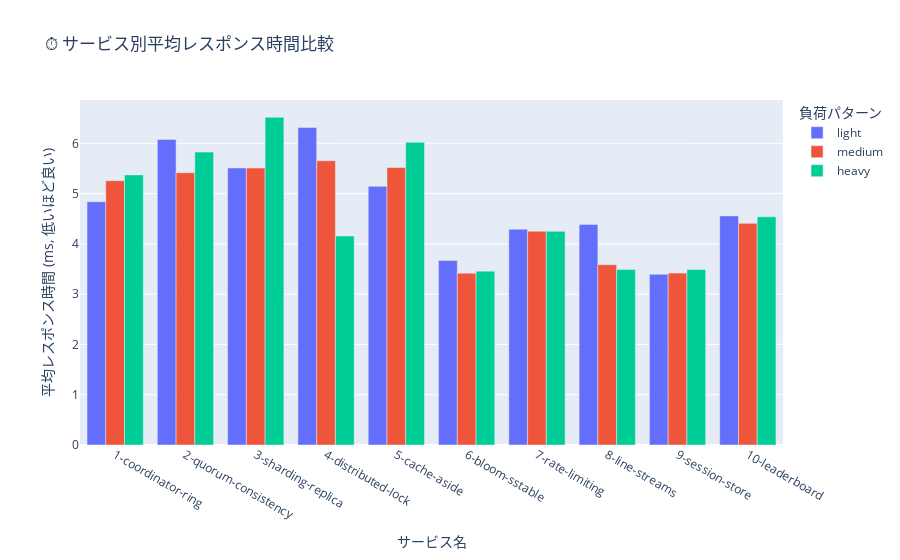

The notebook cell this image was saved under:
### Code cell
if df_results is not None:
    fig = px.bar(
        df_results,
        x='service_name',
        y='avg_response_time',
        color='pattern_name',
        barmode='group',
        title='⏱️ サービス別平均レスポンス時間比較',
        labels={'service_name': 'サービス名', 'avg_response_time': '平均レスポンス時間 (ms)', 'pattern_name': '負荷パターン'},
        category_orders={'pattern_name': ['light', 'medium', 'heavy']}
    )
    fig.update_layout(xaxis_title="サービス名", yaxis_title="平均レスポンス時間 (ms, 低いほど良い)")
    fig.show()
else:
    print("データがありません。")

### Figure 1 — Plotly figure (JSON) as saved in the notebook; plotly's stock layout.template omitted (floating-point values rounded to 4 significant figures)
{"data": [{"alignmentgroup": "True", "hovertemplate": "負荷パターン=light<br>サービス名=%{x}<br>平均レスポンス時間 (ms)=%{y}<extra></extra>", "legendgroup": "light", "marker": {"color": "#636efa", "pattern": {"shape": ""}}, "name": "light", "offsetgroup": "light", "orientation": "v", "showlegend": true, "textposition": "auto", "type": "bar", "x": ["1-coordinator-ring", "2-quorum-consistency", "3-sharding-replica", "4-distributed-lock", "5-cache-aside", "6-bloom-sstable", "7-rate-limiting", "8-line-streams", "9-session-store", "10-leaderboard"], "xaxis": "x", "y": [4.839, 6.077, 5.509, 6.315, 5.144, 3.667, 4.292, 4.387, 3.395, 4.557], "yaxis": "y"}, {"alignmentgroup": "True", "hovertemplate": "負荷パターン=medium<br>サービス名=%{x}<br>平均レスポンス時間 (ms)=%{y}<extra></extra>", "legendgroup": "medium", "marker": {"color": "#EF553B", "pattern": {"shape": ""}}, "name": "medium", "offsetgroup": "medium", "orientation": "v", "showlegend": true, "textposition": "auto", "type": "bar", "x": ["1-coordinator-ring", "2-quorum-consistency", "3-sharding-replica", "4-distributed-lock", "5-cache-aside", "6-bloom-sstable", "7-rate-limiting", "8-line-streams", "9-session-store", "10-leaderboard"], "xaxis": "x", "y": [5.258, 5.416, 5.508, 5.653, 5.518, 3.418, 4.252, 3.587, 3.419, 4.408], "yaxis": "y"}, {"alignmentgroup": "True", "hovertemplate": "負荷パターン=heavy<br>サービス名=%{x}<br>平均レスポンス時間 (ms)=%{y}<extra></extra>", "legendgroup": "heavy", "marker": {"color": "#00cc96", "pattern": {"shape": ""}}, "name": "heavy", "offsetgroup": "heavy", "orientation": "v", "showlegend": true, "textposition": "auto", "type": "bar", "x": ["1-coordinator-ring", "2-quorum-consistency", "3-sharding-replica", "4-distributed-lock", "5-cache-aside", "6-bloom-sstable", "7-rate-limiting", "8-line-streams", "9-session-store", "10-leaderboard"], "xaxis": "x", "y": [5.372, 5.825, 6.518, 4.156, 6.019, 3.458, 4.249, 3.488, 3.49, 4.538], "yaxis": "y"}], "layout": {"barmode": "group", "legend": {"title": {"text": "負荷パターン"}, "tracegroupgap": 0}, "title": {"text": "⏱️ サービス別平均レスポンス時間比較"}, "xaxis": {"anchor": "y", "domain": [0, 1], "title": {"text": "サービス名"}}, "yaxis": {"anchor": "x", "domain": [0, 1], "title": {"text": "平均レスポンス時間 (ms, 低いほど良い)"}}}}
